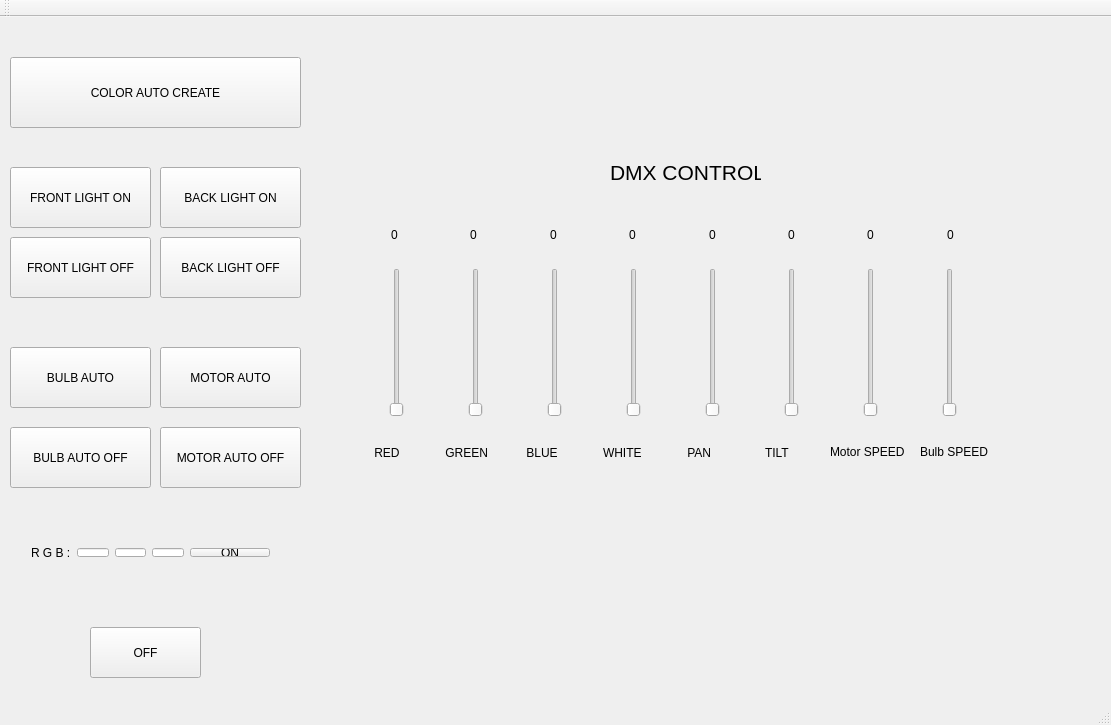
<?xml version="1.0" encoding="UTF-8"?>
<ui version="4.0">
 <class>MainSend2</class>
 <widget class="QMainWindow" name="MainSend2">
  <property name="geometry">
   <rect>
    <x>0</x>
    <y>0</y>
    <width>1111</width>
    <height>725</height>
   </rect>
  </property>
  <property name="windowTitle">
   <string>MainSend2</string>
  </property>
  <widget class="QWidget" name="centralWidget">
   <widget class="QPushButton" name="Color_auto">
    <property name="geometry">
     <rect>
      <x>10</x>
      <y>40</y>
      <width>291</width>
      <height>71</height>
     </rect>
    </property>
    <property name="text">
     <string>COLOR AUTO CREATE</string>
    </property>
   </widget>
   <widget class="QWidget" name="horizontalLayoutWidget_3">
    <property name="geometry">
     <rect>
      <x>350</x>
      <y>420</y>
      <width>501</width>
      <height>31</height>
     </rect>
    </property>
    <layout class="QHBoxLayout" name="horizontalLayout_3">
     <item>
      <widget class="QLabel" name="label">
       <property name="text">
        <string>    RED</string>
       </property>
      </widget>
     </item>
     <item>
      <widget class="QLabel" name="label_2">
       <property name="text">
        <string> GREEN</string>
       </property>
      </widget>
     </item>
     <item>
      <widget class="QLabel" name="label_3">
       <property name="text">
        <string> BLUE</string>
       </property>
      </widget>
     </item>
     <item>
      <widget class="QLabel" name="label_8">
       <property name="text">
        <string>WHITE</string>
       </property>
      </widget>
     </item>
     <item>
      <widget class="QLabel" name="label_11">
       <property name="text">
        <string> PAN</string>
       </property>
      </widget>
     </item>
     <item>
      <widget class="QLabel" name="label_12">
       <property name="text">
        <string>TILT</string>
       </property>
      </widget>
     </item>
    </layout>
   </widget>
   <widget class="QWidget" name="horizontalLayoutWidget">
    <property name="geometry">
     <rect>
      <x>320</x>
      <y>240</y>
      <width>711</width>
      <height>171</height>
     </rect>
    </property>
    <layout class="QHBoxLayout" name="horizontalLayout">
     <item>
      <widget class="QSlider" name="RedSlider">
       <property name="minimumSize">
        <size>
         <width>15</width>
         <height>0</height>
        </size>
       </property>
       <property name="sliderPosition">
        <number>0</number>
       </property>
       <property name="orientation">
        <enum>Qt::Vertical</enum>
       </property>
      </widget>
     </item>
     <item>
      <widget class="QSlider" name="GreenSlider">
       <property name="orientation">
        <enum>Qt::Vertical</enum>
       </property>
      </widget>
     </item>
     <item>
      <widget class="QSlider" name="BlueSlider">
       <property name="orientation">
        <enum>Qt::Vertical</enum>
       </property>
      </widget>
     </item>
     <item>
      <widget class="QSlider" name="WhiteSlider">
       <property name="orientation">
        <enum>Qt::Vertical</enum>
       </property>
      </widget>
     </item>
     <item>
      <widget class="QSlider" name="PanSlider">
       <property name="orientation">
        <enum>Qt::Vertical</enum>
       </property>
      </widget>
     </item>
     <item>
      <widget class="QSlider" name="TiltSlider">
       <property name="orientation">
        <enum>Qt::Vertical</enum>
       </property>
      </widget>
     </item>
     <item>
      <widget class="QSlider" name="SpeedSlider">
       <property name="value">
        <number>0</number>
       </property>
       <property name="orientation">
        <enum>Qt::Vertical</enum>
       </property>
      </widget>
     </item>
     <item>
      <widget class="QSlider" name="BulbSlider">
       <property name="value">
        <number>0</number>
       </property>
       <property name="orientation">
        <enum>Qt::Vertical</enum>
       </property>
      </widget>
     </item>
    </layout>
   </widget>
   <widget class="QWidget" name="horizontalLayoutWidget_4">
    <property name="geometry">
     <rect>
      <x>380</x>
      <y>200</y>
      <width>651</width>
      <height>33</height>
     </rect>
    </property>
    <layout class="QHBoxLayout" name="horizontalLayout_4">
     <item>
      <widget class="QLabel" name="RedValue">
       <property name="text">
        <string>&lt;html&gt;&lt;head/&gt;&lt;body&gt;&lt;p&gt;0&lt;/p&gt;&lt;/body&gt;&lt;/html&gt;</string>
       </property>
      </widget>
     </item>
     <item>
      <widget class="QLabel" name="GreenValue">
       <property name="text">
        <string>&lt;html&gt;&lt;head/&gt;&lt;body&gt;&lt;p&gt;0&lt;/p&gt;&lt;/body&gt;&lt;/html&gt;</string>
       </property>
      </widget>
     </item>
     <item>
      <widget class="QLabel" name="BlueValue">
       <property name="text">
        <string>&lt;html&gt;&lt;head/&gt;&lt;body&gt;&lt;p&gt;0&lt;/p&gt;&lt;/body&gt;&lt;/html&gt;</string>
       </property>
      </widget>
     </item>
     <item>
      <widget class="QLabel" name="WhiteValue">
       <property name="text">
        <string>&lt;html&gt;&lt;head/&gt;&lt;body&gt;&lt;p&gt;0&lt;/p&gt;&lt;/body&gt;&lt;/html&gt;</string>
       </property>
      </widget>
     </item>
     <item>
      <widget class="QLabel" name="PanValue">
       <property name="text">
        <string>&lt;html&gt;&lt;head/&gt;&lt;body&gt;&lt;p&gt;0&lt;/p&gt;&lt;/body&gt;&lt;/html&gt;</string>
       </property>
      </widget>
     </item>
     <item>
      <widget class="QLabel" name="TiltValue">
       <property name="text">
        <string>&lt;html&gt;&lt;head/&gt;&lt;body&gt;&lt;p&gt;0&lt;/p&gt;&lt;/body&gt;&lt;/html&gt;</string>
       </property>
      </widget>
     </item>
     <item>
      <widget class="QLabel" name="SpeedValue">
       <property name="text">
        <string>&lt;html&gt;&lt;head/&gt;&lt;body&gt;&lt;p&gt;0&lt;/p&gt;&lt;/body&gt;&lt;/html&gt;</string>
       </property>
      </widget>
     </item>
     <item>
      <widget class="QLabel" name="BulbValue">
       <property name="text">
        <string>&lt;html&gt;&lt;head/&gt;&lt;body&gt;&lt;p&gt;0&lt;/p&gt;&lt;/body&gt;&lt;/html&gt;</string>
       </property>
      </widget>
     </item>
    </layout>
   </widget>
   <widget class="QPushButton" name="OFF">
    <property name="geometry">
     <rect>
      <x>90</x>
      <y>610</y>
      <width>111</width>
      <height>51</height>
     </rect>
    </property>
    <property name="text">
     <string>OFF</string>
    </property>
   </widget>
   <widget class="QPushButton" name="Motor_auto">
    <property name="geometry">
     <rect>
      <x>160</x>
      <y>330</y>
      <width>141</width>
      <height>61</height>
     </rect>
    </property>
    <property name="text">
     <string>MOTOR AUTO</string>
    </property>
   </widget>
   <widget class="QPushButton" name="Bulb_auto">
    <property name="geometry">
     <rect>
      <x>10</x>
      <y>330</y>
      <width>141</width>
      <height>61</height>
     </rect>
    </property>
    <property name="text">
     <string>BULB AUTO</string>
    </property>
   </widget>
   <widget class="QPushButton" name="Back_light_on">
    <property name="geometry">
     <rect>
      <x>160</x>
      <y>150</y>
      <width>141</width>
      <height>61</height>
     </rect>
    </property>
    <property name="text">
     <string>BACK LIGHT ON</string>
    </property>
   </widget>
   <widget class="QPushButton" name="Front_light_on">
    <property name="geometry">
     <rect>
      <x>10</x>
      <y>150</y>
      <width>141</width>
      <height>61</height>
     </rect>
    </property>
    <property name="text">
     <string>FRONT LIGHT ON</string>
    </property>
   </widget>
   <widget class="QPushButton" name="Front_ligth_off">
    <property name="geometry">
     <rect>
      <x>10</x>
      <y>220</y>
      <width>141</width>
      <height>61</height>
     </rect>
    </property>
    <property name="text">
     <string>FRONT LIGHT OFF</string>
    </property>
   </widget>
   <widget class="QPushButton" name="Back_light_off">
    <property name="geometry">
     <rect>
      <x>160</x>
      <y>220</y>
      <width>141</width>
      <height>61</height>
     </rect>
    </property>
    <property name="text">
     <string>BACK LIGHT OFF</string>
    </property>
   </widget>
   <widget class="QPushButton" name="Motor_auto_off">
    <property name="geometry">
     <rect>
      <x>160</x>
      <y>410</y>
      <width>141</width>
      <height>61</height>
     </rect>
    </property>
    <property name="text">
     <string>MOTOR AUTO OFF</string>
    </property>
   </widget>
   <widget class="QPushButton" name="Bulb_auto_off">
    <property name="geometry">
     <rect>
      <x>10</x>
      <y>410</y>
      <width>141</width>
      <height>61</height>
     </rect>
    </property>
    <property name="text">
     <string>BULB AUTO OFF</string>
    </property>
   </widget>
   <widget class="QWidget" name="horizontalLayoutWidget_6">
    <property name="geometry">
     <rect>
      <x>20</x>
      <y>520</y>
      <width>261</width>
      <height>31</height>
     </rect>
    </property>
    <layout class="QHBoxLayout" name="horizontalLayout_6">
     <item>
      <widget class="QLabel" name="RGB_label">
       <property name="text">
        <string>R G B :</string>
       </property>
      </widget>
     </item>
     <item>
      <widget class="QLineEdit" name="R_edit"/>
     </item>
     <item>
      <widget class="QLineEdit" name="G_edit"/>
     </item>
     <item>
      <widget class="QLineEdit" name="B_edit"/>
     </item>
     <item>
      <widget class="QPushButton" name="RGB_ON_BT">
       <property name="text">
        <string>ON</string>
       </property>
      </widget>
     </item>
    </layout>
   </widget>
   <widget class="QLabel" name="label_29">
    <property name="geometry">
     <rect>
      <x>610</x>
      <y>140</y>
      <width>151</width>
      <height>31</height>
     </rect>
    </property>
    <property name="text">
     <string>&lt;html&gt;&lt;head/&gt;&lt;body&gt;&lt;p&gt;&lt;span style=&quot; font-size:16pt;&quot;&gt;DMX CONTROL&lt;/span&gt;&lt;/p&gt;&lt;/body&gt;&lt;/html&gt;</string>
    </property>
   </widget>
   <widget class="QLabel" name="label_4">
    <property name="geometry">
     <rect>
      <x>830</x>
      <y>420</y>
      <width>76</width>
      <height>29</height>
     </rect>
    </property>
    <property name="text">
     <string>Motor SPEED</string>
    </property>
   </widget>
   <widget class="QLabel" name="label_6">
    <property name="geometry">
     <rect>
      <x>920</x>
      <y>420</y>
      <width>76</width>
      <height>29</height>
     </rect>
    </property>
    <property name="text">
     <string>Bulb SPEED</string>
    </property>
   </widget>
  </widget>
  <widget class="QMenuBar" name="menuBar">
   <property name="geometry">
    <rect>
     <x>0</x>
     <y>0</y>
     <width>1111</width>
     <height>20</height>
    </rect>
   </property>
  </widget>
  <widget class="QToolBar" name="mainToolBar">
   <attribute name="toolBarArea">
    <enum>TopToolBarArea</enum>
   </attribute>
   <attribute name="toolBarBreak">
    <bool>false</bool>
   </attribute>
  </widget>
  <widget class="QStatusBar" name="statusBar"/>
 </widget>
 <layoutdefault spacing="6" margin="11"/>
 <resources/>
 <connections/>
</ui>
